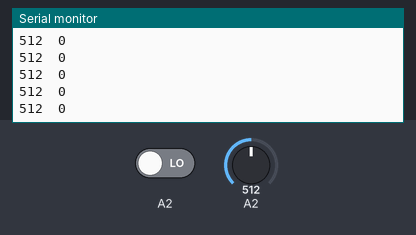
Recording of a sketch running on a simulated Arduino Uno, built with avr-gcc and run on an emulated ATmega328P. On the bench: the last lines printed to the serial monitor. The test bench sets the inputs (shaded band); at power-on: A2 = 512, A2 LOW.

Above: at 1.2 s.
1.3 s: A2 set to 11
At 2.2 s:
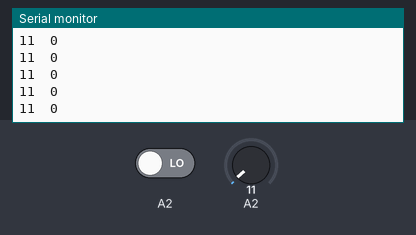
2.8 s: A2 set to 8
At 3.9 s:
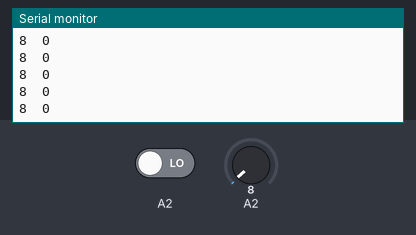
Timing chart, 0 to 5.8 s (numbered marks = the images above; inputs shaded):
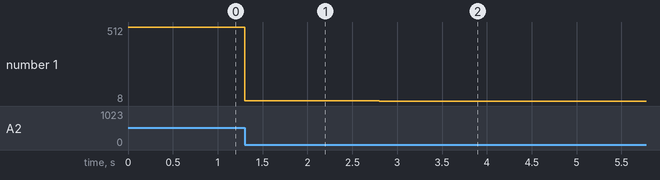

Measured:
- after the input at 1.3 s, the serial monitor: prints a new line at once (image 1)
- after the input at 2.8 s, the serial monitor: prints a new line at once (image 2)
- plotted number 1: 512 → 11 after the input at 1.3 s, 11 → 8 after the input at 2.8 s

The sketch:

singleLight.ino
```cpp
#define IR_PIN    4   // Signal Pin of IR receiver to Arduino Digital Pin 4
#define BUZZER    5


//Sensitivity and saturation
//Threshold and binarization
//Analog and digital data
//DigitalRead(): analog pins allow digital read
//Changes in the environment
//Patterns: rock scissors cloth
//Scanning

void setup() {
  // put your setup code here, to run once:
  Serial.begin(115200);
}

void loop() {
  // put your main code here, to run repeatedly:
  int reading1 = analogRead(A2);
  int reading2 = digitalRead(A2);
  Serial.print(reading1);
  Serial.print('\t');
  Serial.print(reading2);
  Serial.print('\t');
  //  Serial.print(digitalRead(6));

//  Serial.print('\t');
//  Serial.print(0);
//  Serial.print('\t');
//  Serial.print(1024);
//  Serial.print('\t');
//  if (reading > 10)
//    Serial.print("1\tbright");
//  else
//    Serial.print("0\tdark");

  Serial.println();
  delay(2);
}
```
